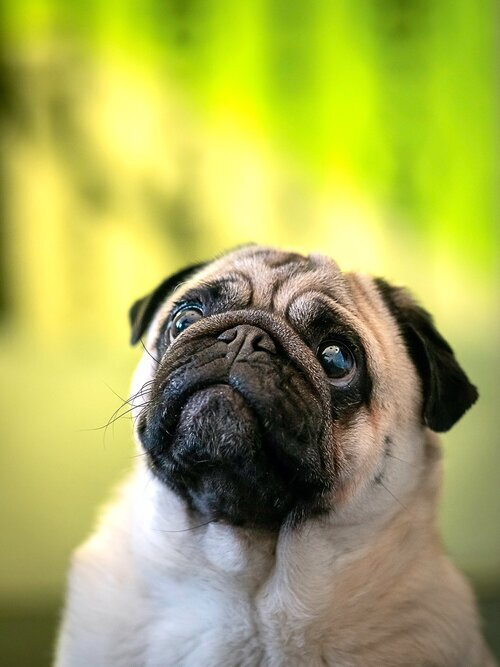
#> input picture pug-test.jpeg, 500 x 667 px
$ python paint_by_number.py
#> lines starting #> are read from the running program, lines starting #| are printed output that depends on the picture
import cv2
import numpy as np

image = cv2.imread('pug-test.jpeg')
#> image is the input picture: shape (667, 500, 3); mean B, G, R 86.4, 171.5, 167.4

# apply morphology open to smooth the outline
kernel = cv2.getStructuringElement(cv2.MORPH_ELLIPSE, (6,6))
morph = cv2.morphologyEx(image, cv2.MORPH_OPEN, kernel)
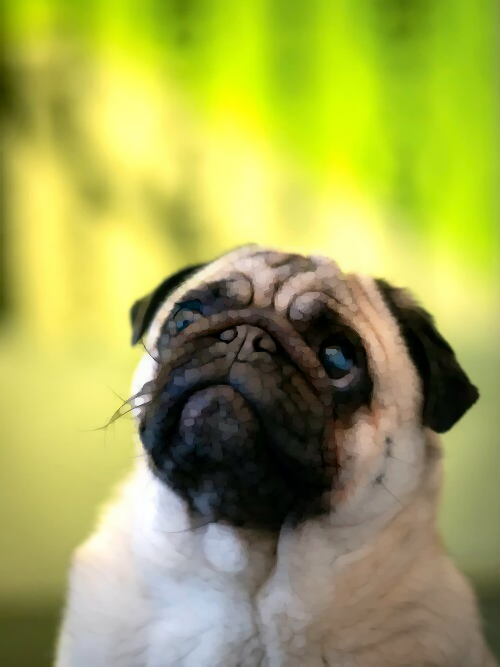
#> morph: shape (667, 500, 3); mean B, G, R 82.3, 167.8, 163.7

# brighten dark regions
result = cv2.normalize(morph,None,20,255,cv2.NORM_MINMAX)

cv2.imshow("OPEN", morph)
cv2.imshow("RESULT", result)
cv2.waitKey(0)

#cv2.imwrite('pug-output-morph.jpg', result)

# colorReduce()
div = 24
quantized = result // div * div + div // 2
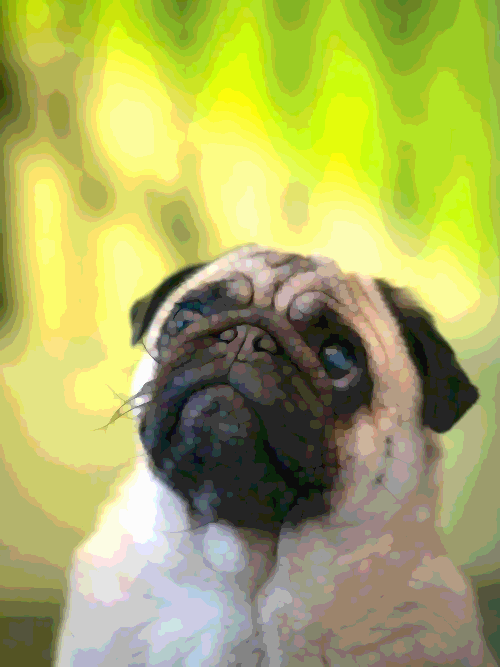
#> quantized: shape (667, 500, 3); mean B, G, R 96.5, 175, 171

cv2.imwrite('pug-output-morph-{}.jpg'.format(div), quantized)

$ run again, with pug convert.jpg copied over pug-test.jpeg
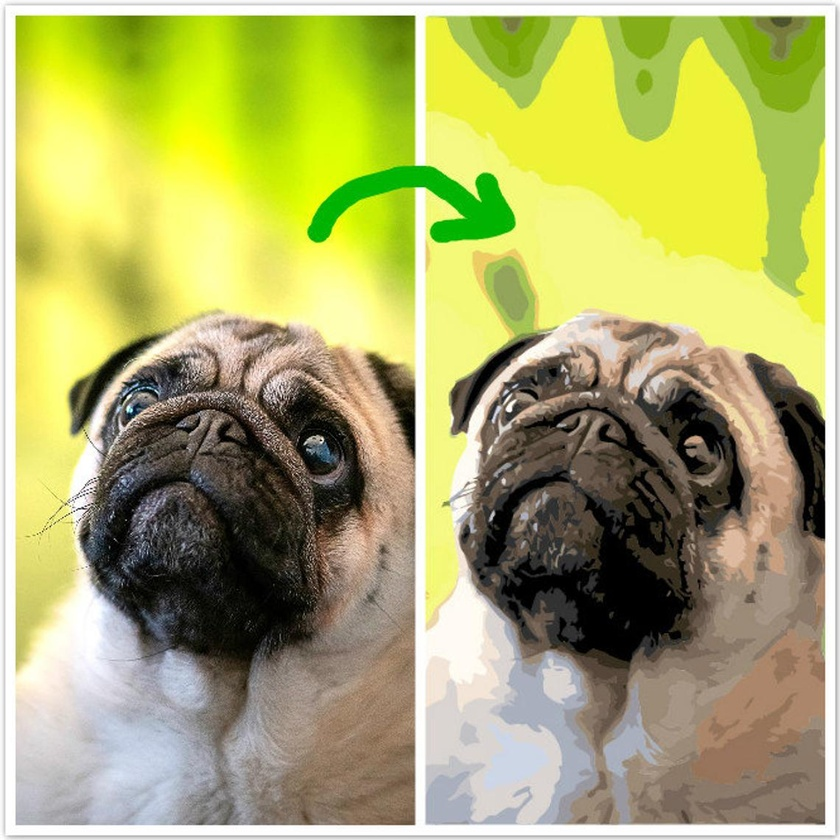
#> input picture pug convert.jpg, 840 x 840 px, shrunk from 1140 x 1140 before the run
#> image is the input picture: shape (840, 840, 3); mean B, G, R 105.6, 172.5, 171.3
#> `morph = cv2.morphologyEx(image, cv2.MORPH_OPEN, kernel)`:
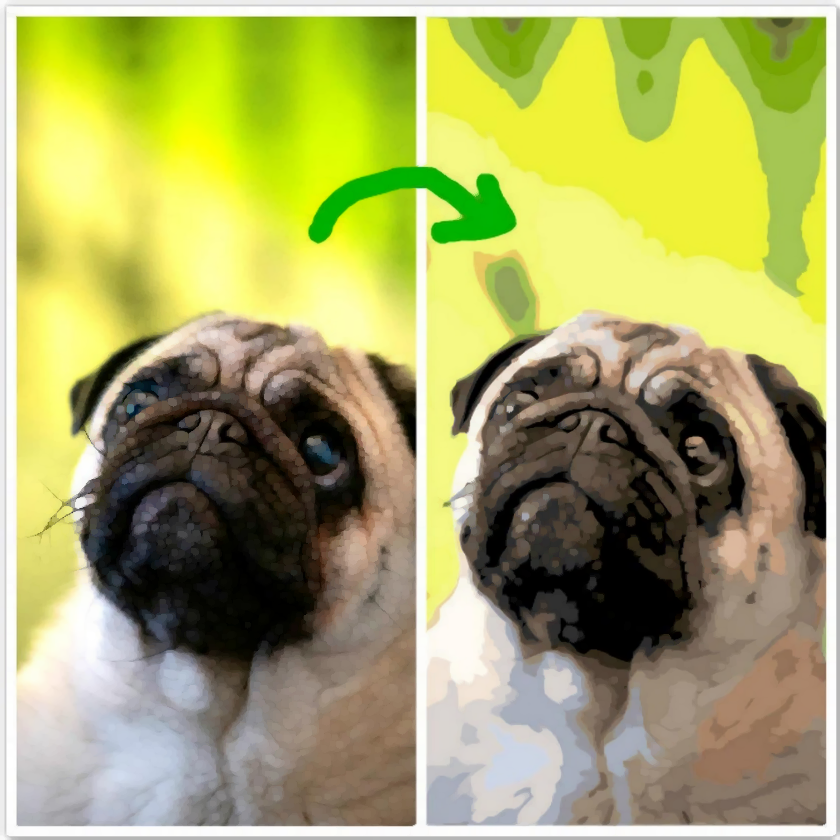
#> morph: shape (840, 840, 3); mean B, G, R 100.8, 168, 166.9
#> `quantized = result // div * div + div // 2`:
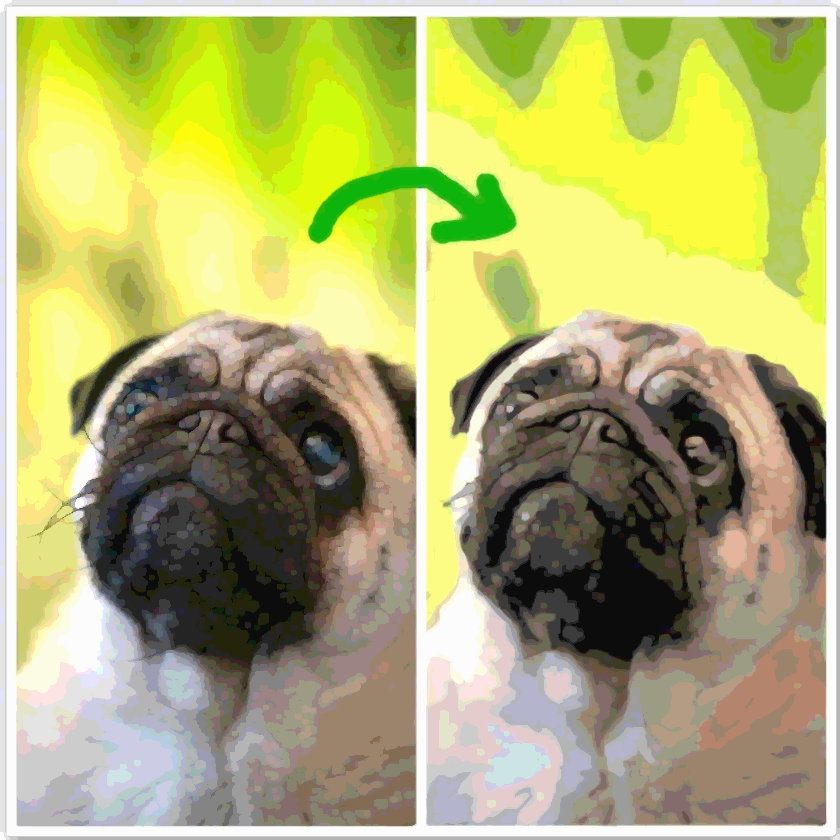
#> quantized: shape (840, 840, 3); mean B, G, R 111.6, 175.6, 174.6

$ run again, with pug lines.jpg copied over pug-test.jpeg
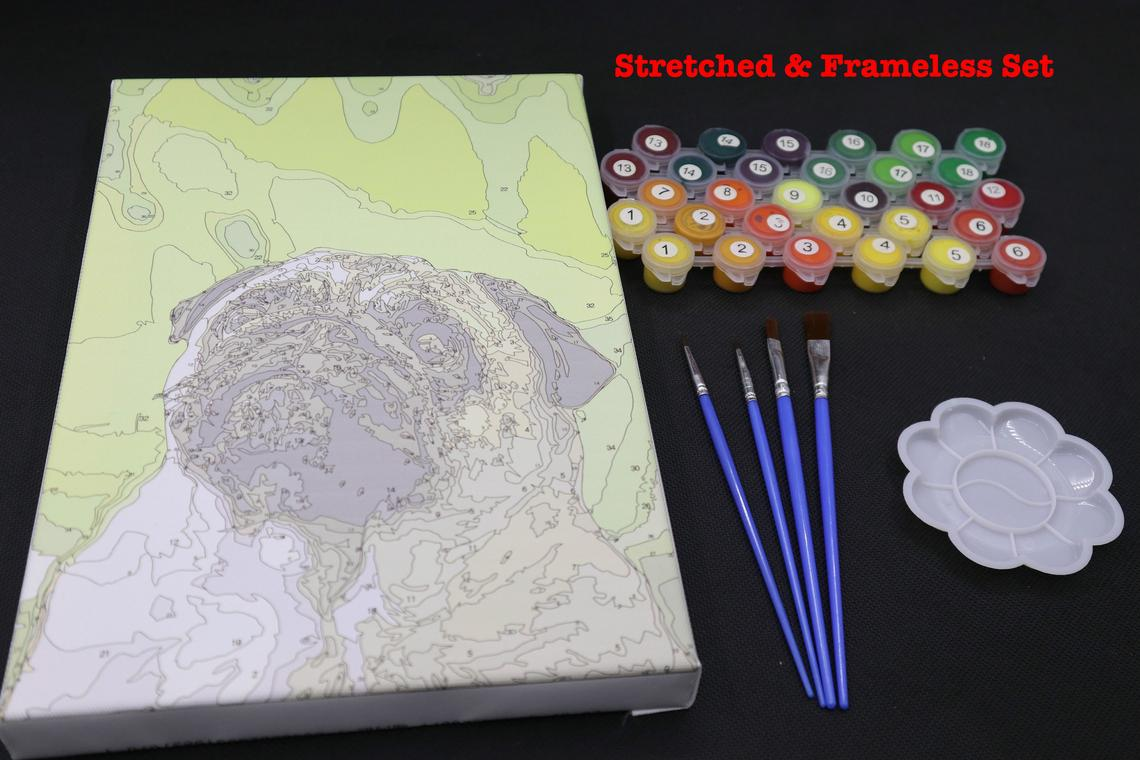
#> input picture pug lines.jpg, 1140 x 760 px
#> image is the input picture: shape (760, 1140, 3); mean B, G, R 109, 111.9, 113.1
#> `morph = cv2.morphologyEx(image, cv2.MORPH_OPEN, kernel)`:
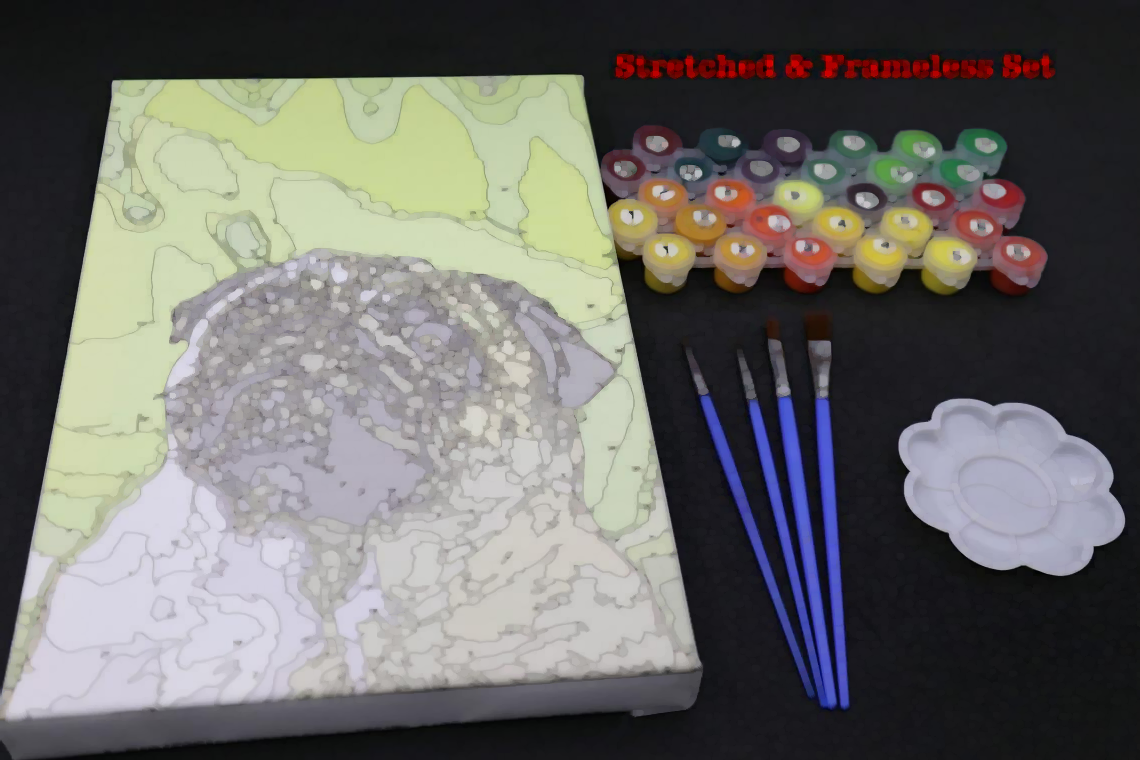
#> morph: shape (760, 1140, 3); mean B, G, R 104.4, 107.5, 108.3
#> `result = cv2.normalize(morph,None,20,255,cv2.NORM_MINMAX)`:
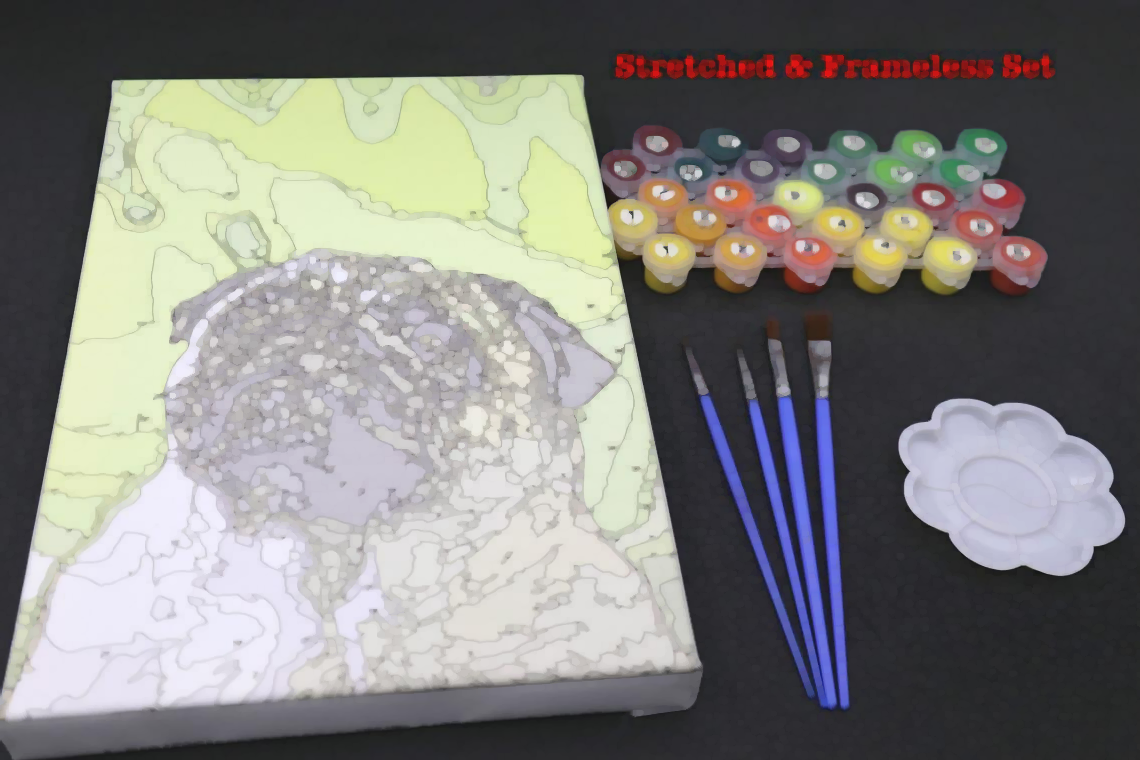
#> result: shape (760, 1140, 3); mean B, G, R 125.3, 128.4, 129.2
